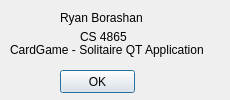
<?xml version="1.0" encoding="UTF-8"?>
<ui version="4.0">
 <class>AboutDialog</class>
 <widget class="QDialog" name="AboutDialog">
  <property name="geometry">
   <rect>
    <x>0</x>
    <y>0</y>
    <width>230</width>
    <height>100</height>
   </rect>
  </property>
  <property name="sizePolicy">
   <sizepolicy hsizetype="Preferred" vsizetype="Preferred">
    <horstretch>0</horstretch>
    <verstretch>0</verstretch>
   </sizepolicy>
  </property>
  <property name="minimumSize">
   <size>
    <width>230</width>
    <height>100</height>
   </size>
  </property>
  <property name="maximumSize">
   <size>
    <width>230</width>
    <height>100</height>
   </size>
  </property>
  <property name="windowTitle">
   <string>Dialog</string>
  </property>
  <widget class="QPushButton" name="pushButton">
   <property name="geometry">
    <rect>
     <x>60</x>
     <y>70</y>
     <width>75</width>
     <height>23</height>
    </rect>
   </property>
   <property name="text">
    <string>OK</string>
   </property>
  </widget>
  <widget class="QLabel" name="label">
   <property name="geometry">
    <rect>
     <x>60</x>
     <y>10</y>
     <width>91</width>
     <height>16</height>
    </rect>
   </property>
   <property name="text">
    <string>Ryan Borashan</string>
   </property>
  </widget>
  <widget class="QLabel" name="label_2">
   <property name="geometry">
    <rect>
     <x>80</x>
     <y>30</y>
     <width>47</width>
     <height>13</height>
    </rect>
   </property>
   <property name="text">
    <string>CS 4865</string>
   </property>
  </widget>
  <widget class="QLabel" name="label_3">
   <property name="geometry">
    <rect>
     <x>10</x>
     <y>40</y>
     <width>211</width>
     <height>20</height>
    </rect>
   </property>
   <property name="text">
    <string>CardGame - Solitaire QT Application</string>
   </property>
  </widget>
 </widget>
 <resources/>
 <connections/>
</ui>
